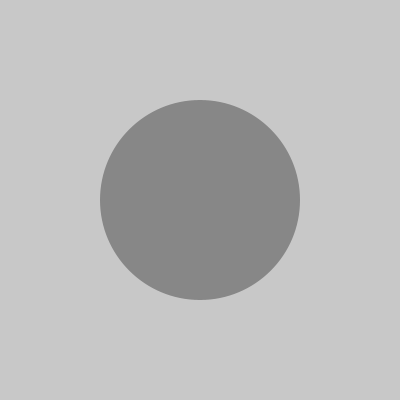
Frame 1 (no input)
Frame 60 (the mouse pressed at the canvas centre just before this capture): identical to frame 1, image omitted
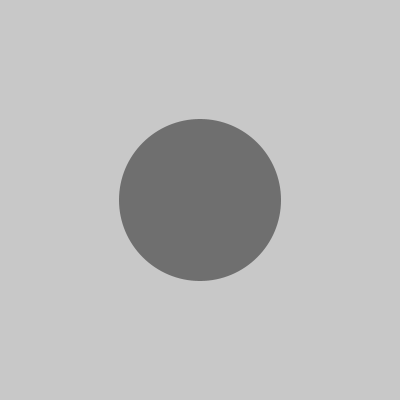
Frame 120 (the mouse held since frame 60 and released just before this capture)

The Processing sketch that drew these frames (run headless with seeded random() and noise(); from frame 60 on, the mouse is pressed at the canvas centre):

// Processing sketch: processing_119529
// ── processing_119529.pde

// Learning Processing Exercise 13-7. Breathe.

float theta = 0.0;

void setup() {
  size(400, 400);
}

void draw() {
  background(200);
  int r = 100 + (int)((sin(theta) + 1) * (width / 4));
  noStroke();
  fill(33, 200 - (sin(theta) + 1) * 100);
  ellipse(width / 2, height / 2, r, r);
  theta += mouseX / float(5 * width);
}
